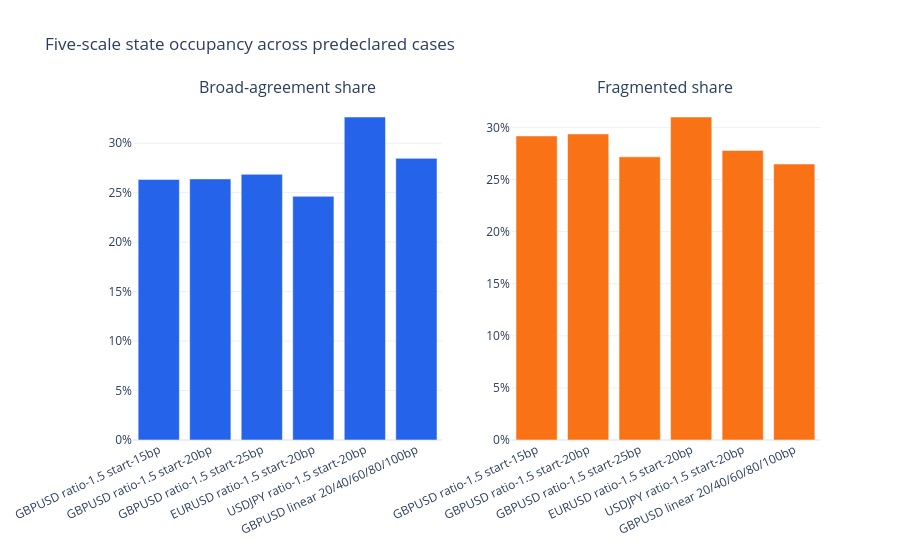

Source (notebook cell):
### Code cell
state_figure = make_subplots(
    rows=1,
    cols=2,
    subplot_titles=["Broad-agreement share", "Fragmented share"],
)
state_figure.add_trace(go.Bar(
    x=state_summary.index,
    y=state_summary["broad_agreement_share"],
    marker_color="#2563eb",
    name="Broad agreement",
), row=1, col=1)
state_figure.add_trace(go.Bar(
    x=state_summary.index,
    y=state_summary["fragmented_share"],
    marker_color="#f97316",
    name="Fragmented",
), row=1, col=2)
state_figure.update_layout(
    title="Five-scale state occupancy across predeclared cases",
    template="plotly_white",
    height=550,
    showlegend=False,
)
state_figure.update_yaxes(tickformat=".0%", row=1, col=1)
state_figure.update_yaxes(tickformat=".0%", row=1, col=2)
state_figure.update_xaxes(tickangle=-25)
state_figure.show()

### Figure 1 — Plotly figure (JSON) as saved in the notebook; plotly's stock layout.template omitted (floating-point values rounded to 4 significant figures)
{"data": [{"marker": {"color": "#2563eb"}, "name": "Broad agreement", "type": "bar", "x": ["GBPUSD ratio-1.5 start-15bp", "GBPUSD ratio-1.5 start-20bp", "GBPUSD ratio-1.5 start-25bp", "EURUSD ratio-1.5 start-20bp", "USDJPY ratio-1.5 start-20bp", "GBPUSD linear 20/40/60/80/100bp"], "xaxis": "x", "y": [0.2634, 0.2639, 0.2685, 0.2463, 0.3265, 0.2847], "yaxis": "y"}, {"marker": {"color": "#f97316"}, "name": "Fragmented", "type": "bar", "x": ["GBPUSD ratio-1.5 start-15bp", "GBPUSD ratio-1.5 start-20bp", "GBPUSD ratio-1.5 start-25bp", "EURUSD ratio-1.5 start-20bp", "USDJPY ratio-1.5 start-20bp", "GBPUSD linear 20/40/60/80/100bp"], "xaxis": "x2", "y": [0.2918, 0.2937, 0.2718, 0.31, 0.2779, 0.2649], "yaxis": "y2"}], "layout": {"annotations": [{"font": {"size": 16}, "showarrow": false, "text": "Broad-agreement share", "x": 0.225, "xanchor": "center", "xref": "paper", "y": 1.0, "yanchor": "bottom", "yref": "paper"}, {"font": {"size": 16}, "showarrow": false, "text": "Fragmented share", "x": 0.775, "xanchor": "center", "xref": "paper", "y": 1.0, "yanchor": "bottom", "yref": "paper"}], "height": 550, "showlegend": false, "title": {"text": "Five-scale state occupancy across predeclared cases"}, "xaxis": {"anchor": "y", "domain": [0.0, 0.45], "tickangle": -25}, "xaxis2": {"anchor": "y2", "domain": [0.55, 1.0], "tickangle": -25}, "yaxis": {"anchor": "x", "domain": [0.0, 1.0], "tickformat": ".0%"}, "yaxis2": {"anchor": "x2", "domain": [0.0, 1.0], "tickformat": ".0%"}}}
